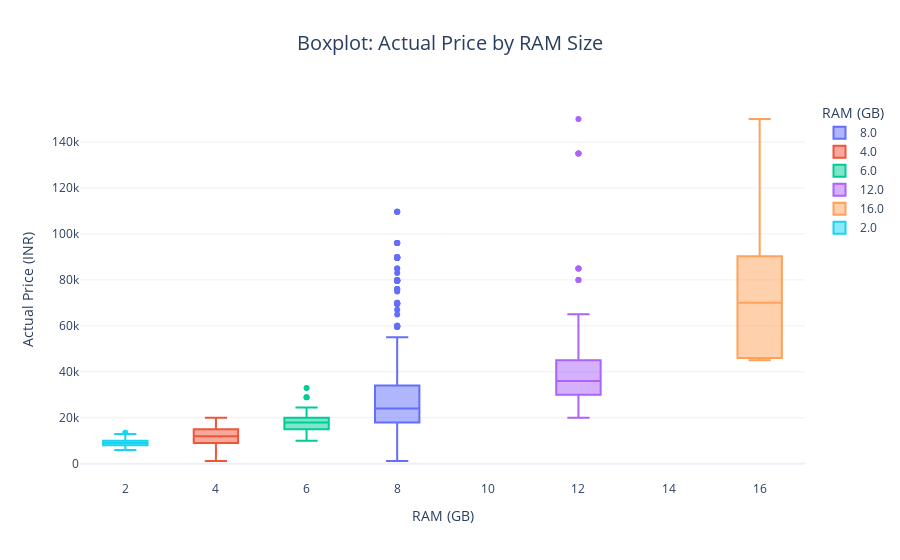

Notebook code cell kept with this figure:
### Markdown cell above
#### RAM vs Price

### Code cell
import plotly.express as px

fig = px.box(
    df,
    x='RAM (GB)',
    y='Actual price',
    title='Boxplot: Actual Price by RAM Size',
    labels={'RAM (GB)': 'RAM (GB)', 'Actual price': 'Actual Price (INR)'},
    color='RAM (GB)',  # Optional: color per RAM size
    template='plotly_white'
)

fig.update_layout(title_font_size=20, title_x=0.5)
fig.show()

### Figure 1 — Plotly figure (JSON) as saved in the notebook; plotly's stock layout.template omitted (floating-point values rounded to 4 significant figures; data arrays with more than 128 entries replaced by an {"elided": "..."} marker saying what was removed)
{"data": [{"alignmentgroup": "True", "hovertemplate": "RAM (GB)=%{x}<br>Actual Price (INR)=%{y}<extra></extra>", "legendgroup": "8.0", "marker": {"color": "#636efa"}, "name": "8.0", "notched": false, "offsetgroup": "8.0", "orientation": "v", "showlegend": true, "type": "box", "x": {"elided": "457 float values"}, "x0": " ", "xaxis": "x", "y": {"elided": "457 int values"}, "y0": " ", "yaxis": "y"}, {"alignmentgroup": "True", "hovertemplate": "RAM (GB)=%{x}<br>Actual Price (INR)=%{y}<extra></extra>", "legendgroup": "4.0", "marker": {"color": "#EF553B"}, "name": "4.0", "notched": false, "offsetgroup": "4.0", "orientation": "v", "showlegend": true, "type": "box", "x": {"elided": "193 float values"}, "x0": " ", "xaxis": "x", "y": {"elided": "193 int values"}, "y0": " ", "yaxis": "y"}, {"alignmentgroup": "True", "hovertemplate": "RAM (GB)=%{x}<br>Actual Price (INR)=%{y}<extra></extra>", "legendgroup": "6.0", "marker": {"color": "#00cc96"}, "name": "6.0", "notched": false, "offsetgroup": "6.0", "orientation": "v", "showlegend": true, "type": "box", "x": [6.0, 6.0, 6.0, 6.0, 6.0, 6.0, 6.0, 6.0, 6.0, 6.0, 6.0, 6.0, 6.0, 6.0, 6.0, 6.0, 6.0, 6.0, 6.0, 6.0, 6.0, 6.0, 6.0, 6.0, 6.0, 6.0, 6.0, 6.0, 6.0, 6.0, 6.0, 6.0, 6.0, 6.0, 6.0, 6.0, 6.0, 6.0, 6.0, 6.0, 6.0, 6.0, 6.0, 6.0, 6.0, 6.0, 6.0, 6.0, 6.0, 6.0, 6.0, 6.0, 6.0, 6.0, 6.0, 6.0, 6.0, 6.0, 6.0, 6.0, 6.0, 6.0, 6.0, 6.0, 6.0, 6.0, 6.0, 6.0, 6.0, 6.0, 6.0, 6.0, 6.0, 6.0, 6.0, 6.0, 6.0, 6.0, 6.0, 6.0, 6.0, 6.0, 6.0, 6.0, 6.0, 6.0, 6.0, 6.0, 6.0, 6.0, 6.0, 6.0, 6.0, 6.0, 6.0, 6.0, 6.0, 6.0, 6.0, 6.0, 6.0, 6.0, 6.0, 6.0, 6.0, 6.0, 6.0, 6.0, 6.0, 6.0, 6.0, 6.0, 6.0], "x0": " ", "xaxis": "x", "y": [19999, 23999, 20999, 20999, 18990, 10999, 17999, 17999, 14999, 15999, 19999, 19999, 18999, 20999, 18999, 9999, 13999, 13999, 23999, 13999, 18999, 14999, 12499, 12499, 16999, 14999, 19999, 16999, 11999, 19999, 19999, 14999, 15499, 16999, 18490, 12499, 16999, 19999, 19999, 24499, 17999, 24499, 28990, 15499, 24499, 17999, 17999, 17999, 16999, 17999, 13999, 18999, 15999, 9999, 18999, 18490, 23999, 23999, 10999, 20999, 11999, 11999, 19999, 15999, 19999, 15499, 12999, 13999, 15999, 15999, 19999, 15999, 18490, 11999, 19999, 19999, 28990, 20999, 20999, 18999, 18999, 15999, 19999, 19999, 16999, 15999, 15999, 17999, 13999, 18999, 18999, 13999, 11999, 19999, 11999, 11999, 21999, 12999, 18990, 18990, 15999, 15999, 12999, 13999, 15999, 19999, 19999, 19999, 15499, 17999, 32999, 21999, 21999], "y0": " ", "yaxis": "y"}, {"alignmentgroup": "True", "hovertemplate": "RAM (GB)=%{x}<br>Actual Price (INR)=%{y}<extra></extra>", "legendgroup": "12.0", "marker": {"color": "#ab63fa"}, "name": "12.0", "notched": false, "offsetgroup": "12.0", "orientation": "v", "showlegend": true, "type": "box", "x": [12.0, 12.0, 12.0, 12.0, 12.0, 12.0, 12.0, 12.0, 12.0, 12.0, 12.0, 12.0, 12.0, 12.0, 12.0, 12.0, 12.0, 12.0, 12.0, 12.0, 12.0, 12.0, 12.0, 12.0, 12.0, 12.0, 12.0, 12.0, 12.0, 12.0, 12.0, 12.0, 12.0, 12.0, 12.0, 12.0, 12.0, 12.0, 12.0, 12.0, 12.0, 12.0, 12.0, 12.0, 12.0, 12.0, 12.0, 12.0, 12.0, 12.0, 12.0, 12.0, 12.0, 12.0, 12.0, 12.0, 12.0, 12.0, 12.0, 12.0, 12.0, 12.0, 12.0, 12.0, 12.0, 12.0, 12.0, 12.0, 12.0, 12.0, 12.0, 12.0, 12.0, 12.0, 12.0, 12.0, 12.0, 12.0, 12.0, 12.0, 12.0, 12.0, 12.0, 12.0, 12.0, 12.0, 12.0, 12.0, 12.0, 12.0, 12.0, 12.0, 12.0, 12.0, 12.0, 12.0, 12.0, 12.0, 12.0, 12.0, 12.0, 12.0, 12.0, 12.0, 12.0, 12.0, 12.0, 12.0, 12.0, 12.0, 12.0, 12.0, 12.0], "x0": " ", "xaxis": "x", "y": [19999, 37999, 34999, 134999, 27999, 26999, 37999, 59999, 37999, 37999, 53999, 51999, 32999, 26999, 134999, 41999, 37999, 37999, 37999, 35999, 79999, 44999, 54999, 35999, 37999, 35999, 37999, 84999, 32999, 32999, 32999, 32999, 64999, 59999, 35999, 40999, 53999, 64999, 64999, 32999, 32999, 29999, 34999, 21999, 149999, 55999, 34999, 24999, 79999, 21999, 32999, 32999, 37999, 34999, 64999, 42999, 21999, 42999, 42999, 19999, 26999, 33999, 46999, 33999, 59999, 59999, 42999, 24999, 24999, 37999, 35999, 32999, 32999, 54999, 22999, 27999, 29999, 27999, 37999, 41999, 41999, 26999, 32999, 29999, 34999, 41999, 37999, 41999, 29999, 19999, 44999, 44999, 37999, 21999, 51999, 21999, 41999, 59999, 22999, 22999, 27999, 134999, 26999, 24999, 24999, 40999, 38999, 34999, 32999, 32999, 32999, 84990, 84990], "y0": " ", "yaxis": "y"}, {"alignmentgroup": "True", "hovertemplate": "RAM (GB)=%{x}<br>Actual Price (INR)=%{y}<extra></extra>", "legendgroup": "16.0", "marker": {"color": "#FFA15A"}, "name": "16.0", "notched": false, "offsetgroup": "16.0", "orientation": "v", "showlegend": true, "type": "box", "x": [16.0, 16.0, 16.0, 16.0, 16.0, 16.0, 16.0, 16.0, 16.0, 16.0, 16.0], "x0": " ", "xaxis": "x", "y": [69999, 69999, 69999, 45999, 45999, 149999, 51999, 96999, 149999, 44999, 44999], "y0": " ", "yaxis": "y"}, {"alignmentgroup": "True", "hovertemplate": "RAM (GB)=%{x}<br>Actual Price (INR)=%{y}<extra></extra>", "legendgroup": "2.0", "marker": {"color": "#19d3f3"}, "name": "2.0", "notched": false, "offsetgroup": "2.0", "orientation": "v", "showlegend": true, "type": "box", "x": [2.0, 2.0, 2.0, 2.0, 2.0, 2.0, 2.0, 2.0, 2.0, 2.0, 2.0, 2.0, 2.0, 2.0, 2.0, 2.0, 2.0, 2.0, 2.0], "x0": " ", "xaxis": "x", "y": [7999, 6799, 7499, 6799, 9999, 7999, 12999, 9999, 12999, 8999, 7999, 9999, 9999, 9999, 8999, 9999, 5999, 7999, 13499], "y0": " ", "yaxis": "y"}], "layout": {"boxmode": "overlay", "legend": {"title": {"text": "RAM (GB)"}, "tracegroupgap": 0}, "title": {"font": {"size": 20}, "text": "Boxplot: Actual Price by RAM Size", "x": 0.5}, "xaxis": {"anchor": "y", "categoryarray": [8, 4, 6, 12, 16, 2], "categoryorder": "array", "domain": [0, 1], "title": {"text": "RAM (GB)"}}, "yaxis": {"anchor": "x", "domain": [0, 1], "title": {"text": "Actual Price (INR)"}}}}
